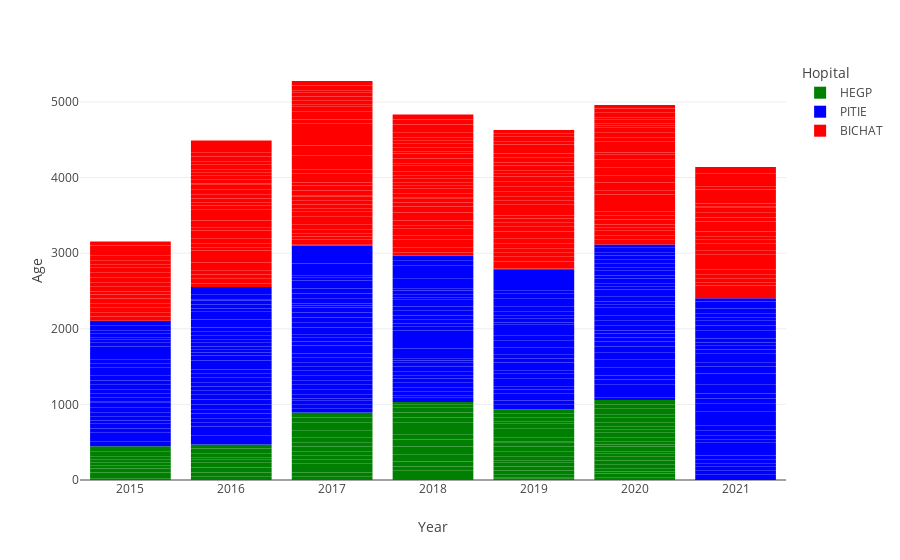

Notebook source saved alongside this figure:
### Code cell
fig = px.bar(data_frame=df, x="Year", y="Age", color="Hopital", color_discrete_map={"BICHAT": "red","HEGP": "green","PITIE": "blue"})
fig.show()

### Figure 1 — Plotly figure (JSON) as saved in the notebook; plotly's stock layout.template omitted (floating-point values rounded to 4 significant figures; data arrays with more than 128 entries replaced by an {"elided": "..."} marker saying what was removed)
{"data": [{"alignmentgroup": "True", "hovertemplate": "Hopital=HEGP<br>Year=%{x}<br>Age=%{y}<extra></extra>", "legendgroup": "HEGP", "marker": {"color": "green", "pattern": {"shape": ""}}, "name": "HEGP", "offsetgroup": "HEGP", "orientation": "v", "showlegend": true, "textposition": "auto", "type": "bar", "x": [2015, 2015, 2015, 2015, 2015, 2015, 2016, 2016, 2016, 2016, 2016, 2015, 2016, 2017, 2017, 2017, 2017, 2017, 2017, 2017, 2017, 2018, 2018, 2018, 2018, 2018, 2017, 2018, 2018, 2019, 2019, 2019, 2019, 2019, 2019, 2019, 2019, 2018, 2019, 2020, 2020, 2020, 2020, 2020, 2020, 2015, 2020, 2016, 2018, 2015, 2016, 2015, 2016, 2020, 2020, 2020, 2020, 2020, 2020, 2020, 2020, 2020, 2020, 2020, 2020, 2020, 2020, 2020, 2020, 2019, 2019, 2019, 2019, 2019, 2019, 2019, 2019, 2019, 2019, 2019, 2019, 2018, 2018, 2018, 2018, 2018, 2018, 2018, 2018, 2018, 2018, 2018, 2017, 2017, 2017, 2017, 2017, 2017, 2017], "xaxis": "x", "y": [16, 63, 19, 54, 38, 45, 48, 51, 65, 65, 40, 39, 32, 51, 49, 58, 65, 52, 52, 54, 62, 54, 67, 59, 64, 46, 57, 45, 49, 17, 20, 33, 54, 56, 48, 28, 52, 60, 66, 29, 56, 26, 44, 52, 50, 40, 50, 53, 33, 65, 62, 67, 53, 40, 33, 62, 27, 42, 53, 62, 46, 39, 52, 61, 38, 63, 25, 47, 61, 68, 49, 21, 52, 46, 39, 34, 62, 31, 46, 55, 57, 59, 61, 39, 65, 63, 63, 33, 33, 62, 41, 36, 59, 61, 38, 42, 63, 65, 65], "yaxis": "y"}, {"alignmentgroup": "True", "hovertemplate": "Hopital=PITIE<br>Year=%{x}<br>Age=%{y}<extra></extra>", "legendgroup": "PITIE", "marker": {"color": "blue", "pattern": {"shape": ""}}, "name": "PITIE", "offsetgroup": "PITIE", "orientation": "v", "showlegend": true, "textposition": "auto", "type": "bar", "x": {"elided": "270 int values"}, "xaxis": "x", "y": {"elided": "270 int values"}, "yaxis": "y"}, {"alignmentgroup": "True", "hovertemplate": "Hopital=BICHAT<br>Year=%{x}<br>Age=%{y}<extra></extra>", "legendgroup": "BICHAT", "marker": {"color": "red", "pattern": {"shape": ""}}, "name": "BICHAT", "offsetgroup": "BICHAT", "orientation": "v", "showlegend": true, "textposition": "auto", "type": "bar", "x": {"elided": "240 int values"}, "xaxis": "x", "y": {"elided": "240 int values"}, "yaxis": "y"}], "layout": {"barmode": "relative", "legend": {"title": {"text": "Hopital"}, "tracegroupgap": 0}, "margin": {"t": 60}, "xaxis": {"anchor": "y", "domain": [0, 1], "title": {"text": "Year"}}, "yaxis": {"anchor": "x", "domain": [0, 1], "title": {"text": "Age"}}}}
